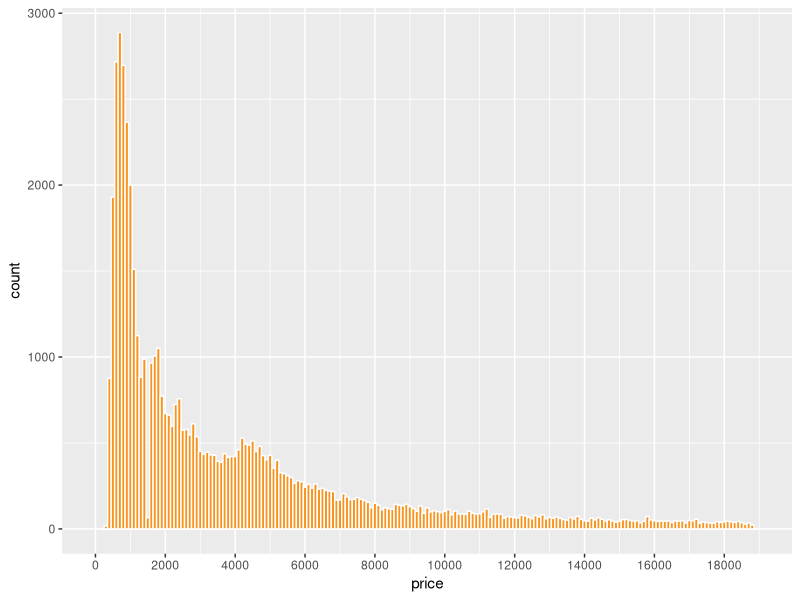
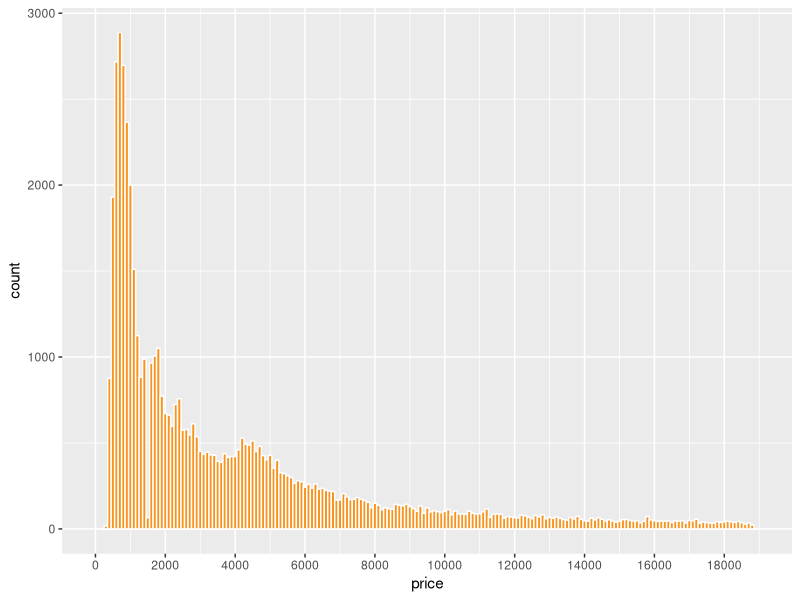

Reproduce these figures in R, in order. (Note: this script raises an error after producing the figures.)
# lesson 4 practice

library(ggplot2)

data(diamonds)
?diamonds

summary(diamonds)
summary(names(diamonds))
summary(diamonds$color)
typeof(diamonds$color)

# Create a histogram of the price of
# all the diamonds in the diamond data set.

# TYPE YOUR CODE BELOW THE LINE
# =======================================
ggplot(aes(x = price), data = diamonds) +
  geom_histogram(binwidth = 100, color = I('white'), fill = I('#f79420')) +
  scale_x_continuous(limits = c(0, 19000), breaks = seq(0, 19000, 2000))

summary(diamonds$price)

# how many diamonds cost less than $500?
nrow(subset(diamonds, price < 500))

# how many diamonds cost less than $250?
nrow(subset(diamonds, price < 250))

# how many diamonds cost $15000 or more?
nrow(subset(diamonds, price > 15000 | price == 15000 ))

# Explore the largest peak in the
# price histogram you created earlier.

# Try limiting the x-axis, altering the bin width,
# and setting different breaks on the x-axis.

# There won’t be a solution video for this
# question so go to the discussions to
# share your thoughts and discover
# what other people find.

# You can save images by using the ggsave() command.
# ggsave() will save the last plot created.
# For example...
#                  qplot(x = price, data = diamonds)
#                  ggsave('priceHistogram.png')

# ggsave currently recognises the extensions eps/ps, tex (pictex),
# pdf, jpeg, tiff, png, bmp, svg and wmf (windows only).

# Submit your final code when you are ready.

# TYPE YOUR CODE BELOW THE LINE
# ======================================================================
library(Cairo)

ggplot(aes(x = price), data = diamonds) +
  geom_histogram(binwidth = 100, color = I('white'), fill = I('#f79420')) +
  scale_x_continuous(limits = c(0, 19000), breaks = seq(0, 19000, 2000)) +
  ggsave('diamondPrice.png')

# Break out the histogram of diamond prices by cut.
# You should have five histograms in separate
# panels on your resulting plot.
# TYPE YOUR CODE BELOW THE LINE
# ======================================================
ggplot(aes(x = price), data = diamonds) +
  geom_histogram(binwidth = 100, color = I('white'), fill = I('#f79420')) +
  scale_x_continuous(limits = c(0, 19000), breaks = seq(0, 19000, 1000)) +
  facet_grid(cut ~ .)

# price statistics by cut
by(diamonds$price, diamonds$cut, max)
by(diamonds$price, diamonds$cut, summary, digits = max(getOption('digits')))


# In the two last exercises, we looked at
# the distribution for diamonds by cut.

# Run the code below in R Studio to generate
# the histogram as a reminder.

# ===============================================================

qplot(x = price, data = diamonds) + facet_wrap(~cut)

# ===============================================================

# In the last exercise, we looked at the summary statistics
# for diamond price by cut. If we look at the output table, the
# the median and quartiles are reasonably close to each other.

# diamonds$cut: Fair
#    Min. 1st Qu.  Median    Mean 3rd Qu.    Max. 
#     337    2050    3282    4359    5206   18570 
# ------------------------------------------------------------------------ 
# diamonds$cut: Good
#    Min. 1st Qu.  Median    Mean 3rd Qu.    Max. 
#     327    1145    3050    3929    5028   18790 
# ------------------------------------------------------------------------ 
# diamonds$cut: Very Good
#    Min. 1st Qu.  Median    Mean 3rd Qu.    Max. 
#     336     912    2648    3982    5373   18820 
# ------------------------------------------------------------------------ 
# diamonds$cut: Premium
#    Min. 1st Qu.  Median    Mean 3rd Qu.    Max. 
#     326    1046    3185    4584    6296   18820 
# ------------------------------------------------------------------------ 
# diamonds$cut: Ideal
#    Min. 1st Qu.  Median    Mean 3rd Qu.    Max. 
#     326     878    1810    3458    4678   18810 

# This means the distributions should be somewhat similar,
# but the histograms we created don't show that.

# The 'Fair' and 'Good' diamonds appear to have 
# different distributions compared to the better
# cut diamonds. They seem somewhat uniform
# on the left with long tails on the right.

# Let's look in to this more.

# Look up the documentation for facet_wrap in R Studio.
# Then, scroll back up and add a parameter to facet_wrap so that
# the y-axis in the histograms is not fixed. You want the y-axis to
# be different for each histogram.

# If you want a hint, check out the Instructor Notes.
ggplot(aes(x = price), data = diamonds) +
  geom_histogram(binwidth = 100, color = I('white'), fill = I('#f79420')) +
  scale_x_continuous(limits = c(0, 19000), breaks = seq(0, 19000, 1000)) +
  facet_grid(cut ~ ., scales = "free_y")


# Create a histogram of price per carat
# and facet it by cut. You can make adjustments
# to the code from the previous exercise to get
# started.
# Adjust the bin width and transform the scale
# of the x-axis using log10.
by(diamonds$price/diamonds$carat, diamonds$cut, max)

ggplot(aes(x = price/carat), data = diamonds) +
  geom_histogram(bins = 150, color = I('white'), fill = I('orange')) +
  scale_x_log10(breaks = seq(1000, 15000, 1000)) +
  facet_grid(cut ~ ., scales = "free_y")

  
# Investigate the price of diamonds using box plots,
# numerical summaries, and one of the following categorical
# variables: cut, clarity, or color.

# There won’t be a solution video for this
# exercise so go to the discussion thread for either
# BOXPLOTS BY CLARITY, BOXPLOT BY COLOR, or BOXPLOTS BY CUT
# to share you thoughts and to
# see what other people found.

# You can save images by using the ggsave() command.
# ggsave() will save the last plot created.
# For example...
#                  qplot(x = price, data = diamonds)
#                  ggsave('priceHistogram.png')

# ggsave currently recognises the extensions eps/ps, tex (pictex),
# pdf, jpeg, tiff, png, bmp, svg and wmf (windows only).

# Copy and paste all of the code that you used for
# your investigation, and submit it when you are ready.
# =================================================================
# 在箱线图中，我们将 y 参数作为连续数据，将 x 参数作为分类数据。
by(diamonds$price, diamonds$clarity, summary)
ggplot(aes(y = price, x = clarity), data = diamonds) +
  geom_boxplot() + 
  scale_y_continuous(breaks = seq(0, 18000, 500))

by(diamonds$price, diamonds$color, IQR)
